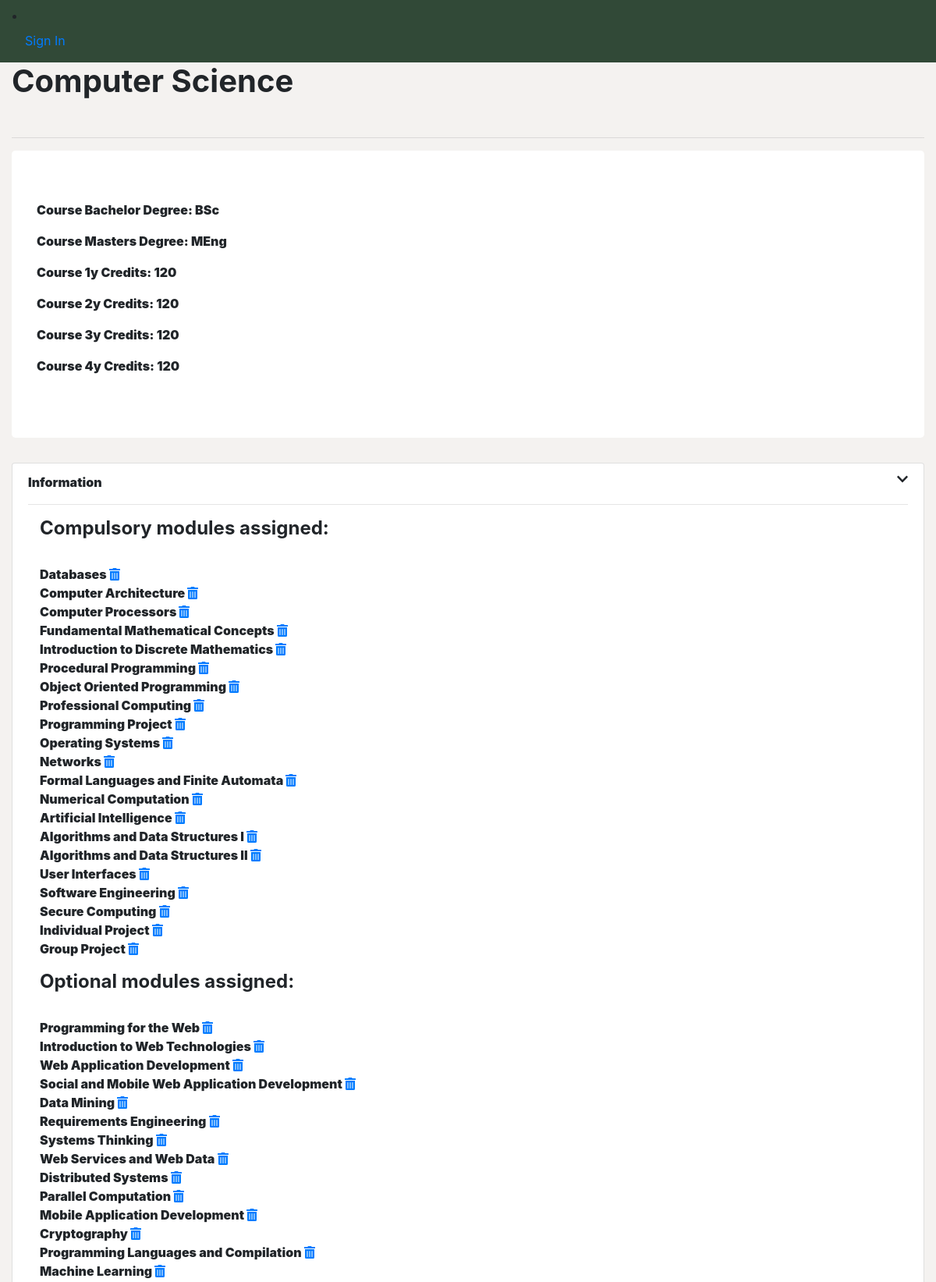
Screenshot of /display_course_details/1 (upper part) with the database file from the repository.
### app/models.py (models this page shows, shortened)
class Course(db.Model):
    __tablename__ = 'courses'
    id = db.Column(db.Integer,primary_key=True)
    course_title = db.Column(db.String(50))
    course_degree_bach = db.Column(db.String(5))
    course_degree_mast = db.Column(db.String(5))
    course_1y_credits = db.Column(db.Integer)
    course_2y_credits = db.Column(db.Integer)
    course_3y_credits = db.Column(db.Integer)
    course_4y_credits = db.Column(db.Integer)
    modules=db.relationship('Module', secondary=compulsory_modules, backref='compulsory_for_courses' )
    optional_modules=db.relationship('Module', secondary=optional_modules, backref='optional_for_courses' )

class Module(db.Model):
    __tablename__ = 'modules'
    id = db.Column(db.Integer, primary_key=True)
    module_title = db.Column(db.String(100), index=True)
    module_code = db.Column(db.String(10))
    module_credits = db.Column(db.Integer)
    module_year = db.Column(db.Integer)
    module_semester = db.Column(db.Integer)
    class_size = db.Column(db.Integer)
    module_description = db.Column(db.String(4000))
    module_url = db.Column(db.String(1000))
    lecturer_id = db.Column(db.Integer, db.ForeignKey('lecturers.id'))
    prerequisites = db.Column(db.String, default="")
    record = relationship('Record', backref='module', primaryjoin=id == Record.module_id, cascade="save-update, merge, delete, delete-orphan")
    def __repr__(self):
        return self.module_title

### app/views.py (the view, shortened to what this page needs)
@login_required
@app.route('/display_course_details/<int:id>', methods=['GET', 'POST'])
def display_course_details(id):
    user = current_user
    course = models.Course.query.get(id) #post
    all_modules = models.Module.query.all()
    compulsory_modules_list = [] #post_terms
    optional_modules_list = [] #post_terms
    for module in course.modules:
        compulsory_modules_list.append(module.id)
    all_modules = models.Module.query.all()
    for module in course.optional_modules:
        optional_modules_list.append(module.id)
    all_modules = models.Module.query.all()
    return render_template('/course_details.html',
                            title='Display Courses Details',
                            user = user,
                            course=course,
                            modules=all_modules,
                            compulsory_modules_list=compulsory_modules_list,
                            optional_modules_list=optional_modules_list)

### app/views.py (called while the page is built)
@app.before_request
def before_request():
   guest = current_user

### app/templates/course_details.html (shortened to what this page needs)
{% extends "base.html" %}
{% block content %}
    <div class="container-fluid">
      <h1><b>{{course.course_title}}<b></h1><br>
          <hr/>
      <div class="jumbotron">
          <p>
              <b>Course Bachelor Degree:</b> {{ course.course_degree_bach }}
          </p>
          <p>
              <b>Course Masters Degree:</b> {{ course.course_degree_mast }}
          </p>
          <p>
              <b>Course 1y Credits:</b> {{ course.course_1y_credits }}
          </p>
          <p>
              <b>Course 2y Credits:</b> {{ course.course_2y_credits }}
          </p>
          <p>
              <b>Course 3y Credits:</b> {{ course.course_3y_credits }}
          </p>
          <p>
              <b>Course 4y Credits:</b> {{ course.course_4y_credits }}
          </p>
        </div>
        <div class="panel panel-default">
          <ul class="list-group">
              <li class="list-group-item">
                  <div class="row toggle" class="dropdown-detail-1" data-toggle="detail-1">
                      <div class="col-md-10">
                          <b>Information</b>
                      </div>
                      <div class="col-md-2"><i class="fa fa-chevron-down float-right"></i></div>
                  </div>
                  <div id="detail-1">
                      <hr></hr>
                      <div class="container">
                          <div class="fluid-row">
                              <p>
                                <h4><b>Compulsory modules assigned:</b></h4><br>
                                {% if course.modules == "" %}
                                    --None--
                                {% else %}
                                  {% for compul in course.modules %}
                                    {{compul}} <a href="/remove_compul_from_course/{{course.id}}/{{compul.id}}"><span class="fas fa-trash-alt"></span></a><br>
                                  {% endfor %}
                                {% endif %}
                              </p>
                              <p>
                                <h4><b>Optional modules assigned:</b></h4><br>
                                {% if course.optional_modules == "" %}
                                    --None--
                                {% else %}
                                  {% for optional in course.optional_modules %}
                                    {{optional}} <a href="/remove_optional_from_course/{{course.id}}/{{optional.id}}"><span class="fas fa-trash-alt"></span></a><br>
                                  {% endfor %}
                                {% endif %}
                              </p>
                          </div>
                      </div>
                  </div>
              </li>
            </ul>
          </div>
        </div>
{% endblock %}

### app/static/css/base.css (style rules this page uses)
body { background-color: #f4f2f0; }
.jumbotron { background-color: #fff; }

### rows the page displays
Course: course_title "Computer Science", course_degree_bach "BSc", course_degree_mast "MEng", course_1y_credits "120", course_2y_credits "120", course_3y_credits "120", course_4y_credits "120"
Module: module_title "Databases"
Module: module_title "Computer Architecture"
Module: module_title "Computer Processors"
Module: module_title "Fundamental Mathematical Concepts"
Module: module_title "Introduction to Discrete Mathematics"
Module: module_title "Procedural Programming"
Module: module_title "Object Oriented Programming"
Module: module_title "Professional Computing"
Module: module_title "Programming Project"
Module: module_title "Operating Systems"
Module: module_title "Networks"
Module: module_title "Formal Languages and Finite Automata"
Module: module_title "Numerical Computation"
Module: module_title "Artificial Intelligence"
Module: module_title "Algorithms and Data Structures I"
Module: module_title "Algorithms and Data Structures II"
Module: module_title "User Interfaces"
Module: module_title "Software Engineering"
Module: module_title "Secure Computing"
Module: module_title "Individual Project"
Module: module_title "Group Project"
Module: module_title "Programming for the Web"
Module: module_title "Introduction to Web Technologies"
Module: module_title "Web Application Development"
Module: module_title "Social and Mobile Web Application Development"
Module: module_title "Data Mining"
Module: module_title "Requirements Engineering"
Module: module_title "Systems Thinking"
Module: module_title "Web Services and Web Data"
Module: module_title "Distributed Systems"
Module: module_title "Parallel Computation"
Module: module_title "Mobile Application Development"
Module: module_title "Cryptography"
Module: module_title "Programming Languages and Compilation"
Module: module_title "Machine Learning"
